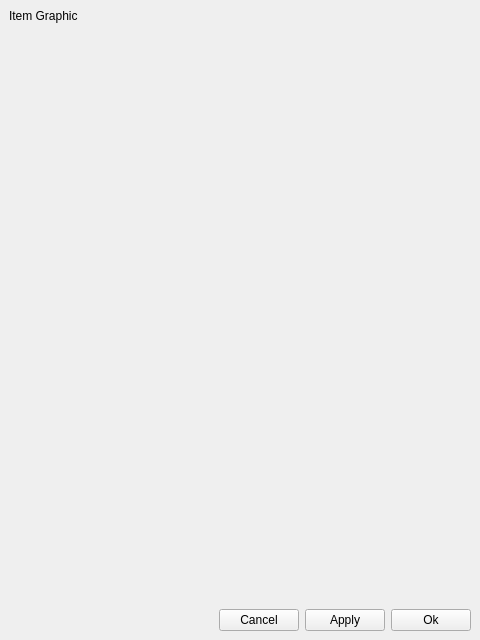
<?xml version="1.0" encoding="UTF-8"?>
<ui version="4.0">
 <class>ItemWizard</class>
 <widget class="QDockWidget" name="ItemWizard">
  <property name="geometry">
   <rect>
    <x>0</x>
    <y>0</y>
    <width>480</width>
    <height>640</height>
   </rect>
  </property>
  <property name="focusPolicy">
   <enum>Qt::StrongFocus</enum>
  </property>
  <property name="allowedAreas">
   <set>Qt::LeftDockWidgetArea|Qt::RightDockWidgetArea</set>
  </property>
  <property name="windowTitle">
   <string>New %1</string>
  </property>
  <widget class="QWidget" name="dockWidgetContents">
   <layout class="QGridLayout" name="gridLayout">
    <item row="0" column="0" colspan="4">
     <widget class="QLabel" name="label_itemGraphic">
      <property name="sizePolicy">
       <sizepolicy hsizetype="Minimum" vsizetype="Minimum">
        <horstretch>0</horstretch>
        <verstretch>0</verstretch>
       </sizepolicy>
      </property>
      <property name="text">
       <string>Item Graphic</string>
      </property>
     </widget>
    </item>
    <item row="3" column="2">
     <widget class="QPushButton" name="pushButton_apply">
      <property name="text">
       <string>Apply</string>
      </property>
     </widget>
    </item>
    <item row="2" column="0" colspan="4">
     <spacer name="verticalSpacer">
      <property name="orientation">
       <enum>Qt::Vertical</enum>
      </property>
      <property name="sizeType">
       <enum>QSizePolicy::MinimumExpanding</enum>
      </property>
      <property name="sizeHint" stdset="0">
       <size>
        <width>20</width>
        <height>0</height>
       </size>
      </property>
     </spacer>
    </item>
    <item row="3" column="1">
     <widget class="QPushButton" name="pushButton_cancel">
      <property name="text">
       <string>Cancel</string>
      </property>
     </widget>
    </item>
    <item row="3" column="3">
     <widget class="QPushButton" name="pushButton_ok">
      <property name="text">
       <string>Ok</string>
      </property>
     </widget>
    </item>
    <item row="1" column="0" colspan="4">
     <layout class="QFormLayout" name="formLayout">
      <property name="sizeConstraint">
       <enum>QLayout::SetMinAndMaxSize</enum>
      </property>
      <property name="fieldGrowthPolicy">
       <enum>QFormLayout::FieldsStayAtSizeHint</enum>
      </property>
      <property name="horizontalSpacing">
       <number>6</number>
      </property>
      <property name="verticalSpacing">
       <number>6</number>
      </property>
     </layout>
    </item>
    <item row="3" column="0">
     <spacer name="horizontalSpacer">
      <property name="orientation">
       <enum>Qt::Horizontal</enum>
      </property>
      <property name="sizeHint" stdset="0">
       <size>
        <width>40</width>
        <height>20</height>
       </size>
      </property>
     </spacer>
    </item>
   </layout>
  </widget>
 </widget>
 <resources/>
 <connections/>
</ui>
